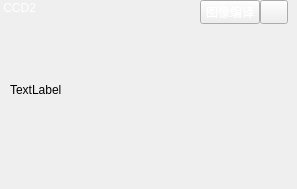
                <widget class="QWidget" name="widget_p10" native="true">
                 <widget class="QLabel" name="label_p10">
                  <property name="geometry">
                   <rect>
                    <x>0</x>
                    <y>0</y>
                    <width>54</width>
                    <height>16</height>
                   </rect>
                  </property>
                  <property name="styleSheet">
                   <string notr="true">color: rgb(255, 255, 255);
background-color: transparent;</string>
                  </property>
                  <property name="text">
                   <string> CCD2</string>
                  </property>
                 </widget>
                 <widget class="QPushButton" name="pushButton_p10_1">
                  <property name="geometry">
                   <rect>
                    <x>200</x>
                    <y>0</y>
                    <width>60</width>
                    <height>24</height>
                   </rect>
                  </property>
                  <property name="sizePolicy">
                   <sizepolicy hsizetype="Fixed" vsizetype="Fixed">
                    <horstretch>0</horstretch>
                    <verstretch>0</verstretch>
                   </sizepolicy>
                  </property>
                  <property name="minimumSize">
                   <size>
                    <width>60</width>
                    <height>24</height>
                   </size>
                  </property>
                  <property name="maximumSize">
                   <size>
                    <width>60</width>
                    <height>24</height>
                   </size>
                  </property>
                  <property name="styleSheet">
                   <string notr="true">color: rgb(255, 255, 255);</string>
                  </property>
                  <property name="text">
                   <string>图像编译</string>
                  </property>
                  <property name="autoRepeatDelay">
                   <number>300</number>
                  </property>
                  <property name="autoRepeatInterval">
                   <number>100</number>
                  </property>
                  <property name="autoDefault">
                   <bool>false</bool>
                  </property>
                  <property name="default">
                   <bool>false</bool>
                  </property>
                 </widget>
                 <widget class="QPushButton" name="pushButton_p10_3">
                  <property name="geometry">
                   <rect>
                    <x>260</x>
                    <y>0</y>
                    <width>28</width>
                    <height>24</height>
                   </rect>
                  </property>
                  <property name="sizePolicy">
                   <sizepolicy hsizetype="Fixed" vsizetype="Fixed">
                    <horstretch>0</horstretch>
                    <verstretch>0</verstretch>
                   </sizepolicy>
                  </property>
                  <property name="styleSheet">
                   <string notr="true">color: rgb(255, 255, 255);</string>
                  </property>
                  <property name="text">
                   <string/>
                  </property>
                  <property name="icon">
                   <iconset resource="../resource.qrc">
                    <normaloff>:/run/icon/run.png</normaloff>:/run/icon/run.png</iconset>
                  </property>
                 </widget>
                 <widget class="QLabel" name="label_p10_central">
                  <property name="geometry">
                   <rect>
                    <x>10</x>
                    <y>0</y>
                    <width>270</width>
                    <height>180</height>
                   </rect>
                  </property>
                  <property name="text">
                   <string>TextLabel</string>
                  </property>
                 </widget>
                 <zorder>label_p10_central</zorder>
                 <zorder>label_p10</zorder>
                 <zorder>pushButton_p10_1</zorder>
                 <zorder>pushButton_p10_3</zorder>
                </widget>
